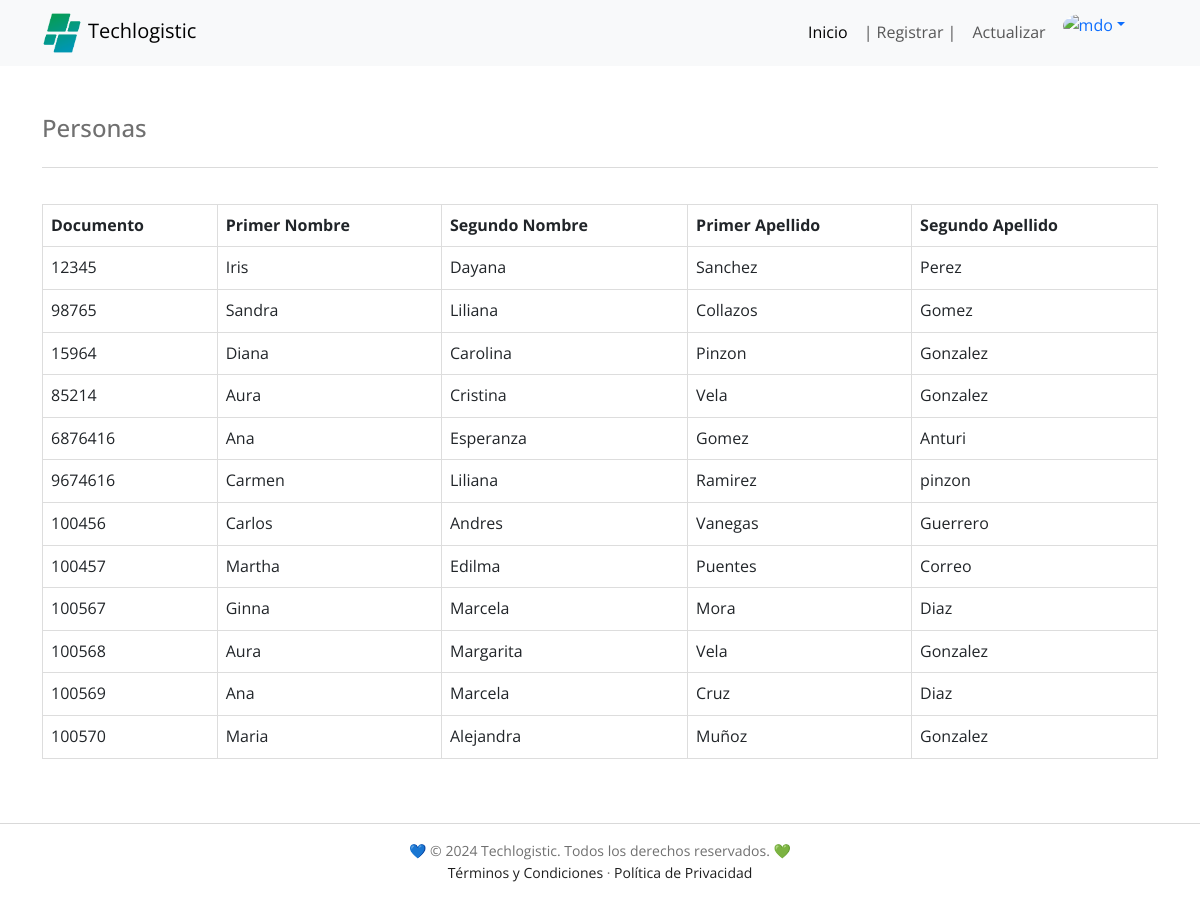
The page /PHP/personas.php on the database its author committed.
### tables this page shows
CREATE TABLE `personas` (
  `id_persona` int NOT NULL AUTO_INCREMENT,
  `no_documento` varchar(10) NOT NULL,
  `primer_nombre` varchar(30) NOT NULL,
  `segundo_nombre` varchar(30) DEFAULT NULL,
  `primer_apellido` varchar(30) NOT NULL,
  `segundo_apellido` varchar(30) DEFAULT NULL,
  PRIMARY KEY (`id_persona`),
  UNIQUE KEY `no_documento_UNIQUE` (`no_documento`)
);

### PHP/personas.php (the view, shortened to what this page needs)
<!DOCTYPE html>
<html lang="es">
<head>
    <link href='https://unpkg.com/boxicons@2.0.7/css/boxicons.min.css' rel='stylesheet'>
    <link href="https://cdn.jsdelivr.net/npm/bootstrap@5.3.0/dist/css/bootstrap.min.css" rel="stylesheet">
    <link rel="stylesheet" href="../HTML/styles/techlogistic.css">
    <link rel="stylesheet" type="text/css" href="https://cdn.datatables.net/1.11.5/css/jquery.dataTables.css">
    <link rel="stylesheet" type="text/css" href="https://cdn.datatables.net/buttons/2.0.1/css/buttons.dataTables.min.css">
</head>
<body class="vh-100">
    <nav class="navbar navbar-expand-lg bg-body-tertiary">
        <div class="container">
            <a href="indexdash.php" class="navbar-brand" title="Techlogistic"><img src="../images/favicon.png" alt="" class="navigation__image">Techlogistic</a>
            <div class="collapse navbar-collapse" id="navbarNavDropdown">
                <ul class="navbar-nav ms-auto me-4 mb-2 mb-lg-0">
                    <li class="nav-item">
                        <a class="nav-link active" aria-current="page" href="indexdash.php">Inicio</a>
                    </li>
                    <li class="nav-item">
                        <a class="nav-link" aria-current="page" href="../HTML/sign-up.html">| Registrar |</a>
                    </li>
                    <li class="nav-item">
                        <a class="nav-link" aria-current="page" href="actualizar_persona.php">Actualizar</a>
                    </li>
                    <li class="nav-item dropdown">
                        <div class="dropdown" role="group">
                            <a class="dropdown-toggle dropdown-toggle-split" data-bs-toggle="dropdown" aria-expanded="false">
                                <img src="https://higinnamora.github.io/techlogistic/images/profile/profile.png" alt="mdo" class="rounded-circle" width="38" height="38" />
                            </a>
                        </div>
                    </li>
                </ul>
            </div>
        </div>
    </nav>
    <main class="container my-5 h-100">
        <div class="d-flex flex-column flex-md-row justify-content-between">
            <h4 class="text-md-start text-left">Personas</h4>
        </div>
        <hr>
        <div class="table-responsive">
            <?php
            include_once "conexion_a_la_DB.php";
            $sql = "SELECT * FROM personas;";
            echo '<table id="personas" class="table">
            <thead>
                <tr>
                    <th scope="scope" style="display: none;">Id</th>
                    <th scope="scope" >Documento</th>
                    <th scope="scope" >Primer Nombre</th>
                    <th scope="scope" >Segundo Nombre</th>
                    <th scope="scope" >Primer Apellido</th>
                    <th scope="scope" >Segundo Apellido</th>
                </tr>
            </thead>
            <tbody>';
            if ($rta = $conexion->query($sql)) {
                while ($row = $rta->fetch_assoc()) {
                    $id = $row["id_persona"];
                    $noDocumento = $row["no_documento"];
                    $primerNombre = $row["primer_nombre"];
                    $segundoNombre = $row["segundo_nombre"];
                    $primerApellido = $row["primer_apellido"];
                    $segundoApellido = $row["segundo_apellido"];
                    echo "
            <tr>
                <td style='display: none;'>$id</td>
                <td>$noDocumento</td>
                <td>$primerNombre</td>
                <td>$segundoNombre</td>
                <td>$primerApellido</td>
                <td>$segundoApellido</td>
            </tr>";
                }
                echo "</tbody></table>\n";
            }
            ?>
        </div>
    </main>
    <div class="copyright">
        <div class="bd-container">
            <p>💙 © 2024 Techlogistic. Todos los derechos reservados. 💚</p>
            <p><a href="../HTML/terminos-y-condiciones.html">Términos y Condiciones</a> · <a href="../HTML/politica-de-privacidad.html">Política de Privacidad</a></p>
        </div>
    </div>
</body>
</html>

### HTML/styles/techlogistic.css (style rules this page uses)
:root { --header-height: 3rem; --first-color: #017260; --first-color-alt: #167C38; --secondary-color: #0097b2; --title-color: #393939; --text-color: #707070; --text-color-light: #A6A6A6; --body-color: #FFFFFF; --container-color: #FFFFFF; --black-color-001: #1E1E1E; --gray-color-001: #D9D9D9; --text-color-001: #242B55; --text-color-002: #fafafa; --body-font: 'Open Sans', sans-serif; --biggest-font-size: 2.25rem; --h1-font-size: 1.5rem; --h2-font-size: 1.25rem; --h3-font-size: 1rem; --normal-font-size: .938rem; --small-font-size: .813rem; --smaller-font-size: .75rem; --font-medium: 500; --font-semi-bold: 600; --m-1: .5rem; --m-2: 1rem; --m-3: 1.5rem; --m-4: 2rem; --m-5: 2.5rem; --m-6: 3rem; --z-tooltip: 10; --z-fixed: 100; }
@media screen and (min-width: 768px) { :root { --biggest-font-size: 4rem; --h1-font-size: 2.25rem; --h2-font-size: 1.5rem; --h3-font-size: 1.25rem; --normal-font-size: 1rem; --small-font-size: .875rem; --smaller-font-size: .813rem; } }
*,::before,::after { box-sizing: border-box; }
html { height: 100%; }
html, body { scroll-behavior: smooth; }
body { background-color: var(--body-color); color: var(--text-color); display: flex; flex-direction: column; font-family: var(--body-font); font-size: var(--normal-font-size); line-height: 1.6; margin: var(--header-height) 0 0 0; width: 100%; }
h1, h2, h3, p, ul { margin: 0; }
a { text-decoration: none; }
img { height: auto; max-width: 100%; }
.mb-2 { margin-bottom: var(--m-2); }
.bd-container { margin-left: var(--m-2); margin-right: var(--m-2); max-width: 960px; width: calc(100% - 2rem); }
.navigation__image { width: 40px; margin-right: 6px; }
.copyright { text-align: center; padding: 16px 0; border-top: 1px solid var(--gray-color-001); margin-top: auto; }
.copyright p { font-size: 14px; color: var(--text-color); }
.copyright p a { color: var(--black-color-001); }
@media screen and (min-width: 768px) { body { margin: 0; } }
@media screen and (min-width: 992px) { .bd-container { margin-left: auto; margin-right: auto; } }
table { width: 100%; border-collapse: collapse; margin-top: 20px; }
table, th, td { border: 1px solid #ddd; }
th, td { padding: 12px; text-align: left; }
th { background-color: #f2f2f2; }
tr:nth-child(even) { background-color: #f9f9f9; }

### rows shown on the page
personas: no_documento "12345", primer_nombre "Iris", segundo_nombre "Dayana", primer_apellido "Sanchez", segundo_apellido "Perez"
personas: no_documento "98765", primer_nombre "Sandra", segundo_nombre "Liliana", primer_apellido "Collazos", segundo_apellido "Gomez"
personas: no_documento "15964", primer_nombre "Diana", segundo_nombre "Carolina", primer_apellido "Pinzon", segundo_apellido "Gonzalez"
personas: no_documento "85214", primer_nombre "Aura", segundo_nombre "Cristina", primer_apellido "Vela", segundo_apellido "Gonzalez"
personas: no_documento "6876416", primer_nombre "Ana", segundo_nombre "Esperanza", primer_apellido "Gomez", segundo_apellido "Anturi"
personas: no_documento "9674616", primer_nombre "Carmen", segundo_nombre "Liliana", primer_apellido "Ramirez", segundo_apellido "pinzon"
personas: no_documento "100456", primer_nombre "Carlos", segundo_nombre "Andres", primer_apellido "Vanegas", segundo_apellido "Guerrero"
personas: no_documento "100457", primer_nombre "Martha", segundo_nombre "Edilma", primer_apellido "Puentes", segundo_apellido "Correo"
personas: no_documento "100567", primer_nombre "Ginna", segundo_nombre "Marcela", primer_apellido "Mora", segundo_apellido "Diaz"
personas: no_documento "100568", primer_nombre "Aura", segundo_nombre "Margarita", primer_apellido "Vela", segundo_apellido "Gonzalez"
personas: no_documento "100569", primer_nombre "Ana", segundo_nombre "Marcela", primer_apellido "Cruz", segundo_apellido "Diaz"
personas: no_documento "100570", primer_nombre "Maria", segundo_nombre "Alejandra", primer_apellido "Muñoz", segundo_apellido "Gonzalez"
